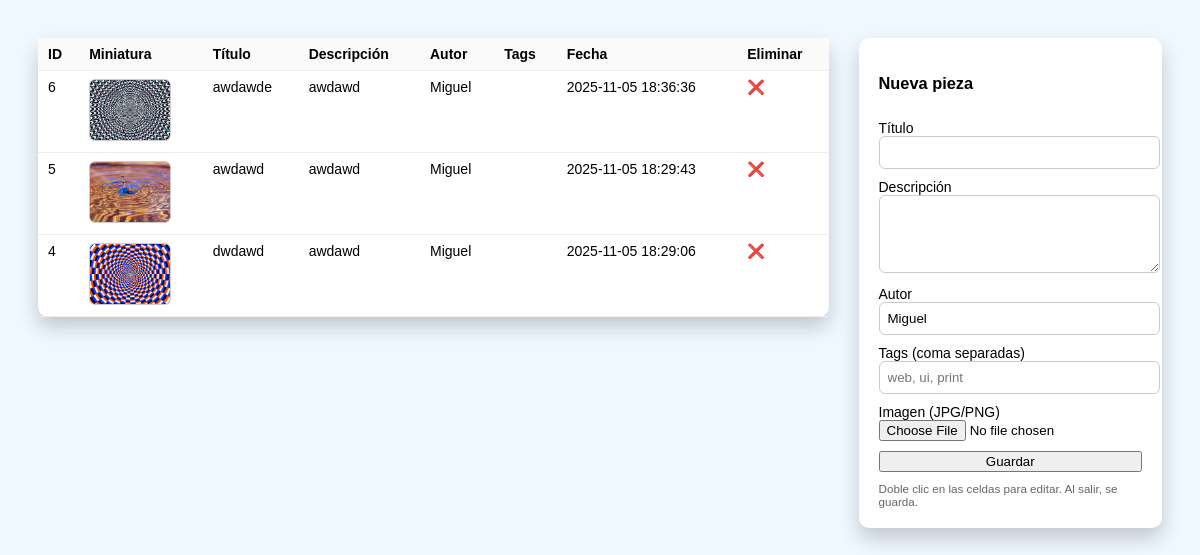
The page /PROYECTO/admin.php on the database its author committed.
### tables this page shows
CREATE TABLE portfolio_items (
  id INTEGER PRIMARY KEY AUTOINCREMENT,
  title TEXT NOT NULL,
  description TEXT,
  image_path TEXT,              -- path stored; API will expose URL 'uploads/<file>' if not absolute
  author TEXT DEFAULT 'Miguel',
  tags TEXT,                    -- comma separated
  created_at TEXT DEFAULT (datetime('now'))
);

### PROYECTO/admin.php (the view, shortened to what this page needs)
<!doctype html>
<html lang="es">
<head>
</head>
<body>
  <table>
    <thead>
      <tr>
        <th>ID</th>
        <th>Miniatura</th>
        <th>Título</th>
        <th>Descripción</th>
        <th>Autor</th>
        <th>Tags</th>
        <th>Fecha</th>
        <th>Eliminar</th>
      </tr>
    </thead>
    <tbody>
      <?php
        try {
          $db = db();
          $res = $db->query('SELECT id,title,description,image_path,author,tags,created_at FROM portfolio_items ORDER BY datetime(created_at) DESC, id DESC');
          while ($fila = $res->fetchArray(SQLITE3_ASSOC)) {
            $src = $fila['image_path'];
            if ($src && !preg_match('#^https?://#', $src)) { $src = $src; }
            echo '<tr>';
            echo '<td>'.(int)$fila['id'].'</td>';
            echo '<td>'.($src ? "<img class='thumb' src='".htmlspecialchars($src,ENT_QUOTES)."' alt=''>" : "<small class='hint'>(sin imagen)</small>").'</td>';
            echo '<td identificador="'.(int)$fila['id'].'" columna="title">'.htmlspecialchars($fila['title']).'</td>';
            echo '<td identificador="'.(int)$fila['id'].'" columna="description">'.htmlspecialchars($fila['description']).'</td>';
            echo '<td identificador="'.(int)$fila['id'].'" columna="author">'.htmlspecialchars($fila['author']).'</td>';
            echo '<td identificador="'.(int)$fila['id'].'" columna="tags">'.htmlspecialchars($fila['tags']).'</td>';
            echo '<td>'.htmlspecialchars($fila['created_at']).'</td>';
            echo '<td><a class="btn-del" href="?delete='.(int)$fila['id'].'" onclick="return confirm(\'¿Eliminar?\');">❌</a></td>';
            echo '</tr>';
          }
        } catch (Exception $e) {
          echo '<tr><td colspan="8"><div class="msg err">'.htmlspecialchars($e->getMessage()).'</div></td></tr>';
        }
      ?>
    </tbody>
  </table>
  <form class="card" action="admin.php" method="POST" enctype="multipart/form-data">
    <h3>Nueva pieza</h3>
    <label>Título
      <input type="text" name="title" required>
    </label>
    <label>Descripción
      <textarea name="description" rows="4"></textarea>
    </label>
    <label>Autor
      <input type="text" name="author" value="Miguel">
    </label>
    <label>Tags (coma separadas)
      <input type="text" name="tags" placeholder="web, ui, print">
    </label>
    <label>Imagen (JPG/PNG)
      <input type="file" name="image" accept="image/*">
    </label>
    <button type="submit">Guardar</button>
    <small class="hint">Doble clic en las celdas para editar. Al salir, se guarda.</small>
  </form>
</body>
</html>

### PROYECTO/admin.php (style rules this page uses)
body { display:flex;gap:30px;align-items:flex-start;justify-content:center;padding:30px;background:aliceblue;font-family:sans-serif;font-size:14px; }
table { padding:20px;background:white;border-radius:10px;box-shadow:0 10px 20px rgba(0,0,0,0.2);flex:3;border-collapse:collapse;min-width:780px; }
th,td { border-bottom:1px solid #eee;padding:8px 10px;vertical-align:top; }
th { background:#fafafa;text-align:left; }
form.card { flex:1;display:flex;flex-direction:column;gap:10px;padding:20px;background:white;border-radius:10px;box-shadow:0 10px 20px rgba(0,0,0,0.2); }
input[type=text], textarea { padding:8px;border:1px solid #ccc;border-radius:6px;width:100%; }
img.thumb { width:80px;height:60px;object-fit:cover;border:1px solid #ccc;border-radius:6px;background:#eee; }
a.btn-del { color:#b00;text-decoration:none; }
small.hint { color:#666 }

### rows shown on the page
portfolio_items: id "6", image_path (picture), title "awdawde", description "awdawd", author "Miguel", created_at "2025-11-05 18:36:36"
portfolio_items: id "5", image_path (picture), title "awdawd", description "awdawd", author "Miguel", created_at "2025-11-05 18:29:43"
portfolio_items: id "4", image_path (picture), title "dwdawd", description "awdawd", author "Miguel", created_at "2025-11-05 18:29:06"
